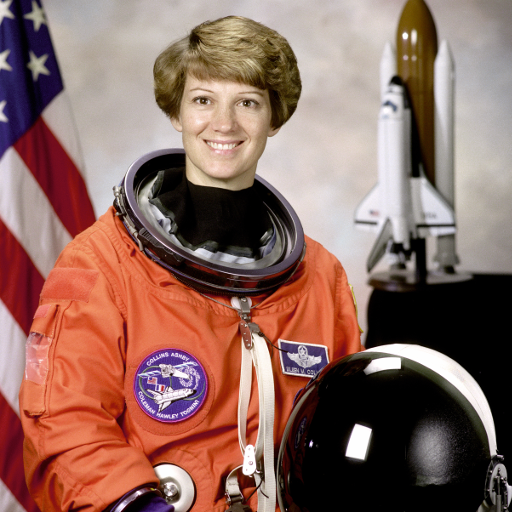
#> input picture skimage.data.astronaut(), 512 x 512 px
$ jupyter execute --allow-errors image_operators_and_filters.ipynb   (older library calls are emulated)
#> lines starting #> are read from the running program, lines starting #| are printed output that depends on the picture
<a href="https://colab.research.google.com/github/EjbejaranosAI/MAI-UPC/blob/main/image_operators_and_filters.ipynb" target="_parent"></a>

# Laboratory #01 : Image Operators and Filters

At the end of this laboratory, you would get familiarized with

*   Image Handling
*   Image Manipulation
*   Histogram and Histogram Equalization
*   Basic filtering techniques

### **Remember this is a graded exercise.**

*   For every plot, make sure you provide appropriate titles, axis labels, legends, wherever applicable.
*   Add sufficient comments and explanations wherever necessary.

---

[cell 1]
from google.colab import drive
drive.mount('/content/drive')

[cell 2]
# Loading necessary libraries (Feel free to add new libraries if you need for any computation)


import numpy as np #needed to manage numerical arrays and matrices
from matplotlib import pyplot as plt #needed in order to display images and graphics
from skimage import data #needed in order to work with several presotred in skimage data
from skimage import exposure #the histogram is in this library
from skimage import filters # a lot of filters we will use are predefined, check it in https://scikit-image.org/docs/dev/api/skimage.filters.html
from skimage import io #we need it in order to read and store imahes
from skimage import morphology #morphology library has defined different

# Channels and color spaces

### **Exercise: Image Creation and Color Manipulation**

*   Create a 100 x 100 image for each of the below visualization

*   Visualize the created images in a 1 x 3 subplot using matplotlib.

[cell 3]
# solution
chanell_1 = np.zeros([100,100],dtype = np.uint8)
chanell_1[:,50:100] = 255


chanell_2 = np.zeros([100,100], dtype=np.uint8)
chanell_2[50:100,:] = 255


chanell_3 = np.zeros([100,100], dtype=np.uint8)
chanell_3[0:50,0:50] = 255

plt.figure(figsize=(15, 8))
plt.suptitle('Chanells red, green and blue in gray', size='24')
#> (the rest of this cell did not finish here and is left out)

*   Use the above three images to create the following image

*Hint: Remember channels and color spaces*

[cell 4]
# solution

rubik = np.zeros([100,100,3], dtype=np.uint8)
rubik[:,:,0] = chanell_1
rubik[:,:,1] = chanell_2
rubik[:,:,2] = chanell_3
plt.imshow(rubik)
plt.show()

### **Exercise: Color Manipulation**

*   Read the image 'sillas.jpg' from the  folder 'images'

*   Extract individual channels and plot them using the matplotlib subplots command.

#> (a cell that did not finish here is left out)

*   The color **red** looks too bright for the eyes. Isn't it?? Lets change the color and see how it appears.
    *    Create a new image where everything that is **'red' is changed to 'blue'**.
*   Visualize the original image and the created image using  the matplotlib subplots command.

#> (a cell that did not finish here is left out)

# Image Manipulation

### **Exercise: Image Operators**

*   You can find images 'model.png' and 'coat.png' in the images folder (First two images of the below visualization). Your task is to create an image from the given two images such a way that the model is wearing the coat (Third image in the visualization).
*   You can also find different textures in the images folder. Your task is to change the coat texture to any one of the given textures.
*   Visualize the images similar to the given visualization.

*Hint: Think how to apply image masks!!!*

#> (a cell that did not finish here is left out)

#> (a cell that did not finish here is left out)

[cell 9]
#Plot Solution No.1
plt.figure(figsize=(15, 15))
#> (the rest of this cell did not finish here and is left out)

#> (a cell that did not finish here is left out)

[cell 11]
#Plot Solution No.2
plt.figure(figsize=(15, 15))
plt.suptitle('Image manipulation Solution No.2', size='24')
#> (the rest of this cell did not finish here and is left out)

# Contrast Enhancement

### **Exercise: Histogram Computation**

*   Read the **'astronaut' image** from data module.
*   Convert the image to grayscale.
*   Compute the **histogram of the image.** *Hint: histogram function is available in skimage.exposure package*
*   Plot the histogram using matplotlib plot.

[cell 12]
# solution

from skimage import data
from skimage.color import rgb2gray

# We proceed to read the astronaut image form data module
Astronaut = data.astronaut()
#> Astronaut is the input picture: shape (512, 512, 3); mean R, G, B 141.6, 105.8, 96.5
# Later we convert the image of the astronaut to grayscale.
grayscale = rgb2gray(Astronaut)
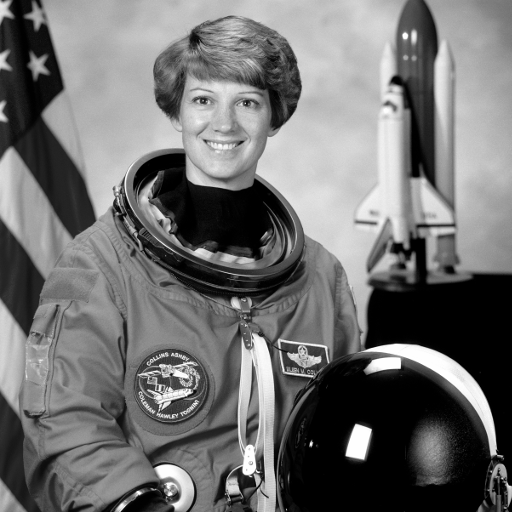
#> grayscale: shape (512, 512) float64; min 0, max 1, mean 0.442

[cell 13]
#Plot
plt.figure(figsize=(15, 10))
plt.suptitle('Histogram of the Astronaut in full color and grayscale', size='24')

#> (the rest of this cell did not finish here and is left out)

[cell 14]
# Another way to compute the histogram from the image is:
plt.figure(figsize=(15, 5))
plt.suptitle('Histogram of grayscale', size='24')
h = np.zeros(256)
for pixel in 255 * grayscale.ravel():
  h[pixel.astype('int')]+=1
#> this loop made 262144 passes
#> pixel on passes 1 to 3: 148.8, 105.8, 62.23
#> after the loop, h = 256 values, max 29467 at index 0, min 126 at index 247, mean 1024
#Plot the histogram
g = np.arange(256)
plt.bar(g,h,color='magenta')
plt.xlabel('Intensity Value')
plt.ylabel('Count')
plt.show()
#> figure, not shown here; tallest bar 29467 high, from x = -0.4 to 0.4

*   Change the bin count to 8 and compute the histogram of the image and plot the computed histogram using the matplotlib plot command and the matplotlib bar command..

[cell 15]
# solution
hist_8_bins = plt.figure(figsize=(15, 5))
hist_8_bins = plt.suptitle('Histogram of grayscale with 8 bins', size='24')
hist_8_bins=plt.hist(255*grayscale.ravel(),bins=8, range=(0,255),color='orange')
hist_8_bins= plt.xlabel('Intensity Value')
hist_8_bins = plt.ylabel('Count')
#> figure, not shown here; tallest bar 58836 high, from x = 0 to 31.88

*   What happens when you change the bin count? Does your inference change based on the bin count? If yes, then how do you define the correct bin count.
*   What happens when the bin count is very low and what happens when it is very high?

**Solution**

*(Double-click or enter to edit)*

...

*   Compute the histogram of the color image (without converting it to grayscale).
*   Plot the total histogram as well as the histogram for each channel (show them  with the corresponding titles for each histogram).

[cell 16]
#solution no1
print('The shape of the image is: ',Astronaut.shape)
#| The shape of the image is:  (512, 512, 3)
histcolor = plt.figure(figsize=(15, 5))
histcolor= plt.suptitle('Histogram of Chanells red, green and blue', size='24')
histcolor = plt.hist(Astronaut.ravel(),bins=256, color='orange')
histcolor = plt.hist(Astronaut[:,:,0].ravel(), bins=256, color = 'red')
histcolor = plt.hist(Astronaut[:,:,1].ravel(), bins=256, color = 'green')
histcolor = plt.hist(Astronaut[:,:,2].ravel(), bins=256, color = 'blue')
histcolor= plt.xlabel('Intensity Value')
histcolor = plt.ylabel('Count')
histcolor = plt.legend(['Total', 'Red_Channel', 'Green_Channel', 'Blue_Channel'])
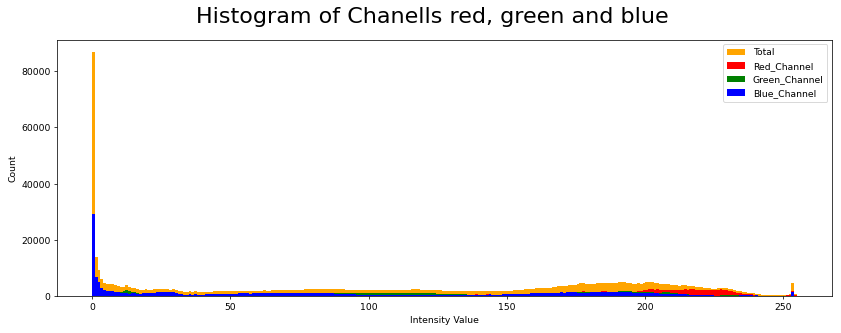
#> figure drawn by matplotlib, 1 panel; tallest bar 86818 high, from x = 0 to 0.996; tallest bar 28332 high, from x = 0 to 0.996; tallest bar 29383 high, from x = 0 to 0.996

### **Exercise: Histogram Equalization**

*   Read 'aquatermi_lowcontrast.jpg' image from the images folder.
*   Compute the histogram of the image.
*   Perform histogram equalization of the image to enhance the contrast. *Hint: Use equalize_hist function available in skimage.exposure*
*   Also compute histogram of the equalized image.
*   Use 2 x 2 subplot to show the original image and the enhanced image along with the corresponding histograms.

[cell 17]
# solution
#To equialize an image in terms of histogram, called histogram equalization, is to change the image in a way to make its histogram values
# as equal posiible

## To do histogram equalization
image = io.imread('/content/drive/MyDrive/MAI/CV/2021/Lab_CV/Lab 2 Image Operators and Filters-20211013/images/aquatermi_lowcontrast.jpg')
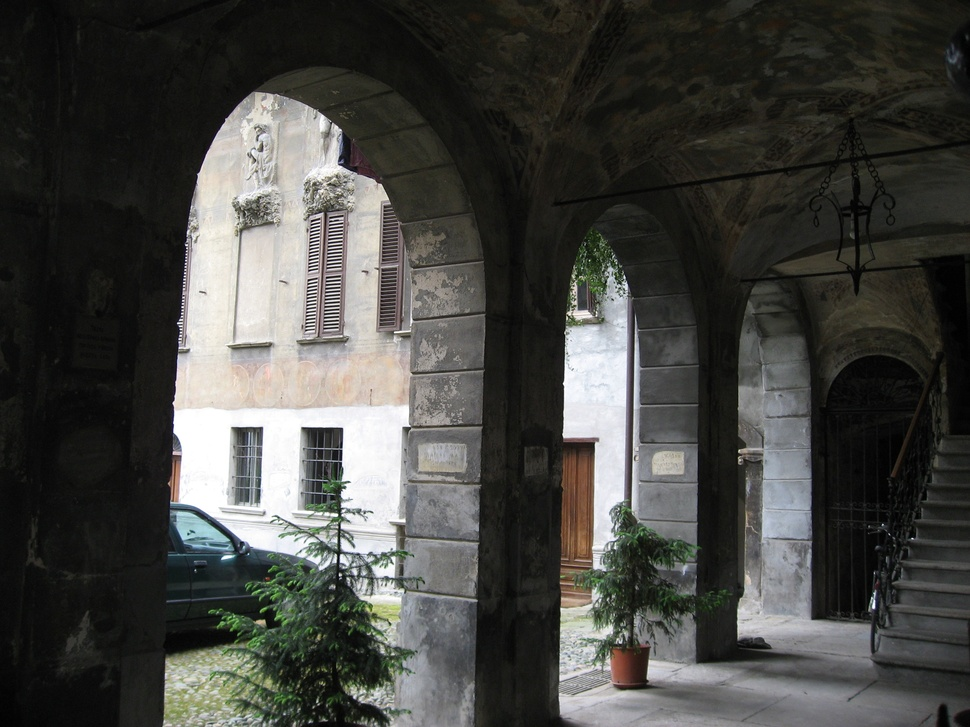
#> input picture 3.CV/Lab_CV/LAB2/images/aquatermi_lowcontrast.jpg, 970 x 727 px, shrunk from 2816 x 2112 before the run, found by its file name
#> image is the input picture: shape (727, 970, 3); mean R, G, B 69.7, 69.9, 66.3
from skimage.exposure import equalize_hist
image_eq = equalize_hist(image)
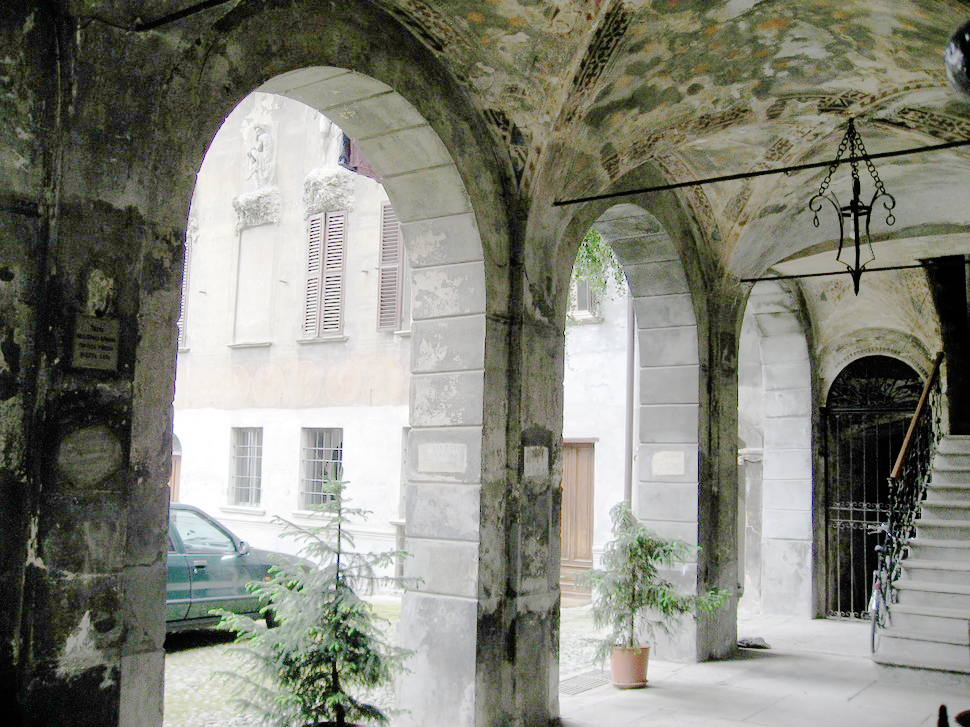
#> image_eq: shape (727, 970, 3) float64; mean R, G, B 0.518, 0.522, 0.479

[cell 18]
#Plot
plt.figure(figsize=(14, 8))
plt.suptitle('Histogram Equalization', size='24')
#> (the rest of this cell did not finish here and is left out)

Histogram Equalization is particularyl useful in cases where both backgrounds and foregrounds are both bright or dark. Histogram Equalization can lead to better views of bone structure in x-ray images, and to better detail in over-exposed or under-exposed photos. A quintessential advantage of Histogram Equalization method is that it is a fairly straight forward image processing technique.

*   The above function in skimage.exposure uses cumulative distribution function and interpolation technique to normalize the histogram. How is it different from linear contrast stretch (contrast enhancement - see theory slides)?

**Solution**

*(Double-click or enter to edit)*

...

### **Exercise: Linear Contrast Stretch**

*   Write a function to compute the linear contrast stretch or contrast enhancement (Do not use an inbuilt function).
*   Provide grayscale image array and the bin count as parameters to the function and return the enhanced image array.
*   Use a 2 x 2 plot to visualize the original image, histogram, enhanced image and the corresponding histogram.

[cell 19]
#ImgOriginal = io.imread('/content/drive/MyDrive/MAI/CV/2021/lab_2/P1 Linear filters-20211005/images/lowContrast5.png')
ImgOriginal = data.text()
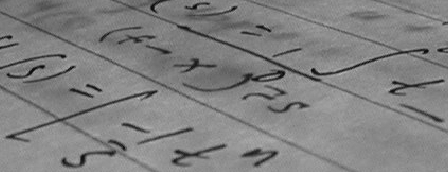
#> input picture skimage.data.text(), 448 x 172 px
#> ImgOriginal is the input picture: shape (172, 448); min 10, max 197, mean 129.3
Img_gray = rgb2gray(ImgOriginal)
Img_eq = equalize_hist(Img_gray)
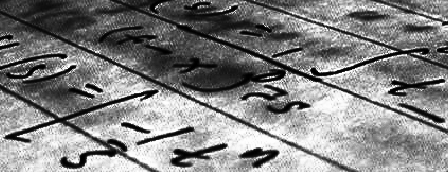
#> Img_eq: shape (172, 448) float64; min 2.6e-05, max 1, mean 0.51
binCount=(256)

def ContrastEnhancement(ImgOriginal,binCount):
#> called with binCount = 256
  minK = np.amin(ImgOriginal.ravel())
#> minK = 10
  maxK = np.amax(ImgOriginal.ravel())
#> maxK = 197
  print('Maximun value in the image',maxK)
#| Maximun value in the image 197
  print('Minimun value in the image',minK)
#| Minimun value in the image 10
  quantk = (255)

  # Contrast enhancement formula
  ImgOut = ((ImgOriginal-minK)/(maxK-minK)*quantk)
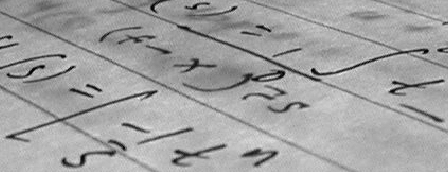
#> ImgOut: shape (172, 448) float64; min 0, max 255, mean 162.6

  #plt.imshow(ContrastEnhancement,cmap=plt.cm.gray)
  plt.figure(figsize=(18, 8))
  plt.suptitle('Linear contrast stretch', size='24')
  G = gridspec.GridSpec(2, 2)
  #Histograms overlayed
  axes_1 = plt.subplot(G[0, :])
  hist_Contrast_Enh = plt.hist(ImgOut.ravel(),color = 'orange', bins = binCount)
  hist_gray = plt.hist(ImgOriginal.ravel(),color = 'green', bins = binCount)
  plt.xlabel('Intensity Value')
  plt.ylabel('Count')
  histcolor = plt.legend(['Contrast Enhanced', 'Original'])
  #Original Image
  axes_1 = plt.subplot(G[1, 0])
  plt.imshow(ImgOriginal, cmap='gray')
  plt.text(0.5, 0.5, 'Original image', ha='center', va='center', size=20, alpha=.5)
  plt.xticks([])
  plt.yticks([])
  #Contrast Enhanced Image
  axes_1 = plt.subplot(G[1, 1])
  plt.imshow(ImgOut, cmap='gray')
  plt.text(0.5, 0.5, 'Contrast Enhanced', ha='center', va='center', size=20, alpha=.5)
  plt.xticks([])
  plt.yticks([])

  return ImgOut

# Call the function
#> (the rest of this cell did not finish here and is left out)

In the next part we can see the original image, followed by the enhanced with the contrast algorithm and finally equalized as well as its histograms to achieve a comparison.

[cell 20]
plt.figure(figsize=(18, 15))
plt.suptitle('Comparison between linear contrast stretch and equalization', size='24')
#> (the rest of this cell did not finish here and is left out)

# Filters

### **Exercise: Mean Filter**

*   Load the **coins** image from the data module.
*   Define a disk structuring element (command selem) of radius 20. *Hint: Structuring elements (command selem) are defined in the skimage.morphology module*
*   Use mean filter using the created selem. *Hint: The mean filter is available in skimage.filters.rank module*
*   Increase the radius of the selem by 10 and apply the mean filter.
*   Reduce the radius of the selem by 10 and apply the mean filter.
*   Visualize all the smoothened images along with the original image.

[cell 21]
# solution
coins = data.coins()
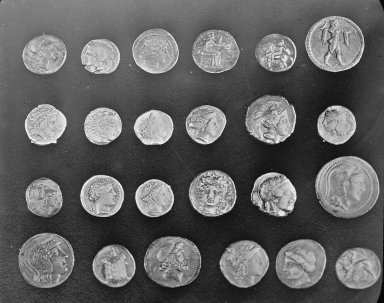
#> input picture skimage.data.coins(), 384 x 303 px
#> coins is the input picture: shape (303, 384); min 1, max 252, mean 96.9
coins_eq = equalize_hist(coins)
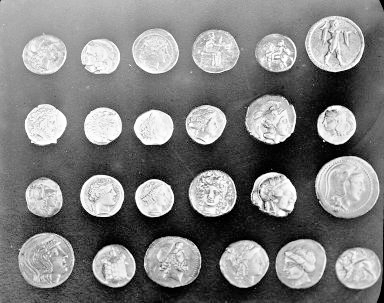
#> coins_eq: shape (303, 384) float64; min 8.59e-06, max 1, mean 0.503
plt.imshow(coins, cmap ='gray')
radius = (20,30,20)
selem1 =morphology.selem.disk(radius[0])
selem2 =morphology.selem.disk(radius[1])
selem3 =morphology.selem.disk(radius[2])

coins1 = filters.rank.mean(coins,selem=selem1)
coins2 = filters.rank.mean(coins1,selem=selem2)
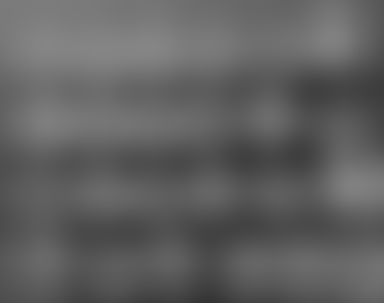
#> coins2: shape (303, 384); min 51, max 133, mean 96.6
coins3 = filters.rank.mean(coins2,selem=selem3)
